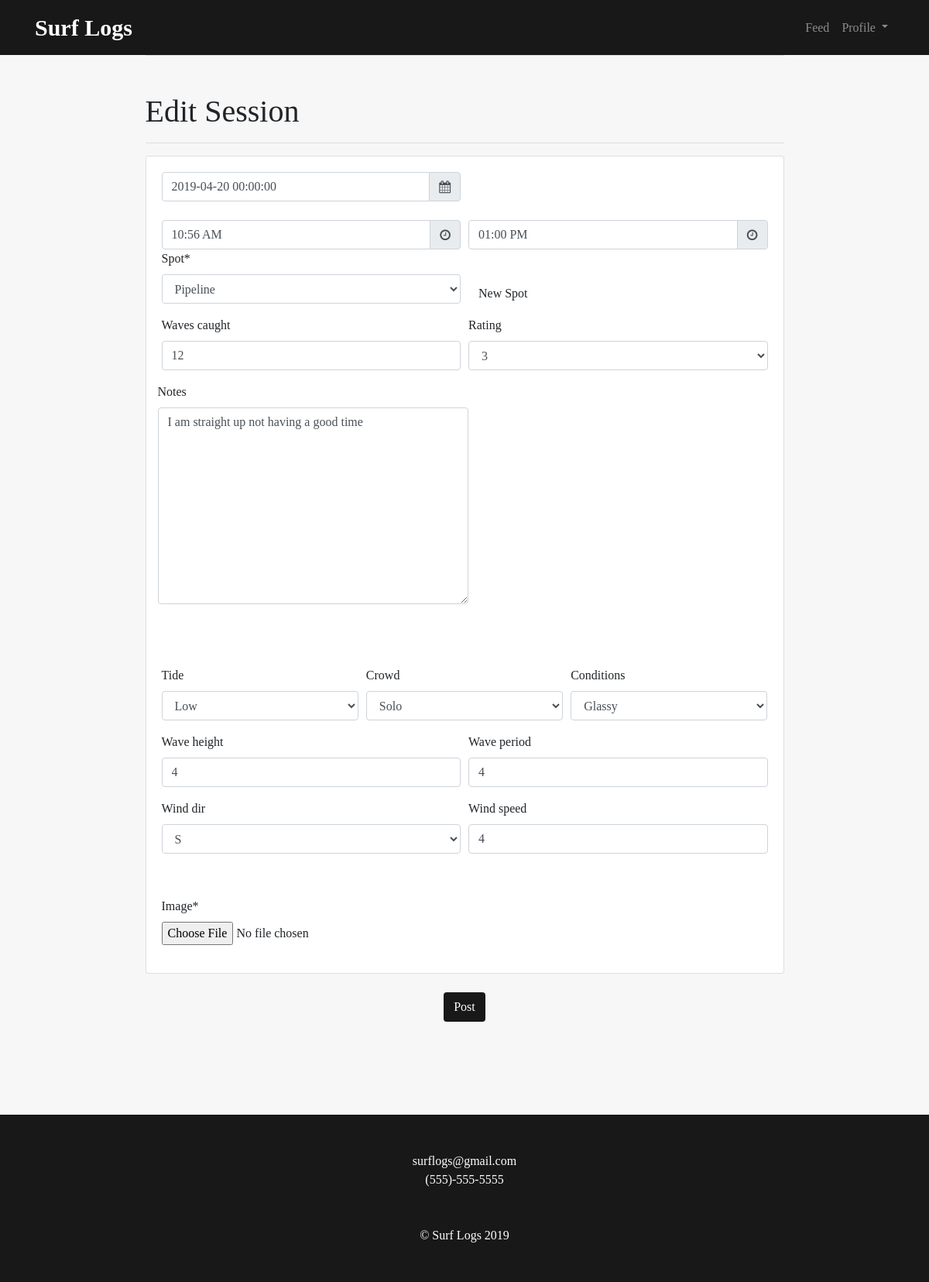
The app's page /edit_session/3 (signed in) with its own data.
### logs/models.py (models this page shows, shortened)
class Session(models.Model):
    session_id =     models.AutoField(primary_key=True)
    date =           models.DateTimeField('session date')
    start_time =     models.TimeField('start time')
    end_time = 	     models.TimeField('end time')
    wave_data =      models.ForeignKey(Wave_Data, on_delete=models.CASCADE)
    spot =           models.ForeignKey(Spot, on_delete=models.CASCADE, default=0)
    user =           models.ForeignKey(User, on_delete=models.CASCADE)
    notes =          models.TextField(max_length=500, blank=True)
    waves_caught = 	 models.IntegerField(default=0)
    rating =         models.IntegerField(default=0)

class Wave_Data(models.Model):
    wave_data_id =  models.AutoField(primary_key=True)
    date =          models.DateField('date', default=timezone.now)
    time =          models.TimeField('time', default=timezone.now)
    spot =          models.ForeignKey(Spot, on_delete=models.CASCADE, default=1)
    tide =          models.CharField(max_length=200)
    crowd =         models.CharField(max_length=200)
    wind_dir =      models.CharField(max_length=200)
    wave_height =   models.IntegerField(default=0)
    wave_period =   models.CharField(max_length=200)
    wind_speed =    models.CharField(max_length=200)
    conditions =    models.CharField(max_length=200)

### logs/views.py (the view)
# urls.py: path('edit_session/<int:session_id>', views.edit_session, name='edit_session'),
def edit_session(request, session_id):
    session = get_object_or_404(Session, pk=session_id)
    errors = ''
    if request.user and request.user.username != '':
        user = request.user
    else:
        return redirect('logs:signin')
    if user:
        if request.method == 'POST':
            session_post_form = SessionForm(request.POST, instance=session)
            wave_data_form = WaveDataForm(request.POST, instance=session.wave_data)
            new_spot_form = NewSpotForm(request.POST)
            image_form = ImageUploadForm(request.POST, request.FILES)
            print(request.FILES)
            if session_post_form.is_valid() and wave_data_form.is_valid() and image_form.is_valid():
                session = session_post_form.save(commit=False)
                wave_data = wave_data_form.save(commit=False)
                photo = image_form.save()
                print(photo.image)
                print(request.FILES)
                wave_data.spot = session.spot
                wave_data.date = session.date
                wave_data.time = session.end_time
                session.user = user
                wave_data.save()
                session.wave_data = wave_data
                session.save()
                print(session.session_id)
                photo.referencing_id = session.session_id
                photo.save()
                return redirect('logs:detail',session.session_id)
            else:
                errors = [
                        session_post_form.errors,
                        wave_data_form.errors,
                        image_form.errors
                ]
        else:
            session_post_form = SessionForm(instance=session)
            wave_data_form = WaveDataForm(instance=session.wave_data)
            new_spot_form = NewSpotForm()
            image_form = ImageUploadForm()
    else:
        return redirect('logs:signin')
    context = {
        'user':user,
        'type':"Edit",
        'session_post_form':session_post_form,
        'wave_data_form':wave_data_form,
        'new_spot_form':new_spot_form,
        'image_form':image_form,
        'errors':errors
    }
    return render(request, 'logs/post_session.html', context)

### logs/forms.py
class SessionForm(ModelForm):
    waves_caught = 	 forms.IntegerField(required=False)
    rating =         forms.ChoiceField(choices=RATINGS,required=False)
    class Meta:
        model = Session
        fields = (
            'date',
            'start_time',
            'end_time',
            'spot',
            'waves_caught',
            'rating',
            'notes'
        )
        widgets = {
            'date': forms.DateTimeInput( attrs={
                'class': 'form-control datetimepicker-input',
                'data-target': '#datetimepicker1'
            }),
            'start_time': forms.TimeInput( attrs={
                'class': 'form-control datetimepicker-input',
                'data-target': '#datetimepicker3'
            }),
            'end_time': forms.TimeInput( attrs={
                'class': 'form-control datetimepicker-input',
                'data-target': '#datetimepicker4'
            })
        }

class WaveDataForm(ModelForm):
    tide =          forms.ChoiceField(choices=TIDES,required=False)
    crowd =         forms.ChoiceField(choices=CROWDS,required=False)
    wind_dir =      forms.ChoiceField(choices=DIRECTIONS,required=False)
    wave_height =   forms.IntegerField(required=False)
    wave_period =   forms.CharField(required=False)
    wind_speed =    forms.CharField(required=False)
    conditions =    forms.ChoiceField(choices=CONDITIONS,required=False)
    class Meta:
        model = Wave_Data
        fields = (
            'tide',
            'crowd',
            'wind_dir',
            'wave_height',
            'wave_period',
            'wind_speed',
            'conditions',
            'spot'
        )

### logs/models.py (called while the page is built)
    def __str__(self):
        return self.name

### logs/templates/logs/post_session.html (shortened to what this page needs)
{% extends 'base.html' %}
{% load static %}
{% load crispy_forms_tags %}
{% block content %}
<h1 class="mt-2">{{ type }} Session</h1>
<hr>
<form method="post" enctype="multipart/form-data" novalidate>
    <div class=card>
    <div class="card-body">
        <div class="form-row">
            <div class="input-group date col-md-6 mb-0" id="datetimepicker1" data-target-input="nearest">
                {{ session_post_form.date }}
                <div class="input-group-append" data-target="#datetimepicker1" data-toggle="datetimepicker">
                    <div class="input-group-text"><i class="fa fa-calendar"></i></div>
                </div>
            </div>
            <div class="form-group col-md-6 mb-0">
            </div>
        </div>
        <br>
        <div class="form-row">
            <div class="input-group date col-md-6 mb-0" id="datetimepicker3" data-target-input="nearest">
                {{ session_post_form.start_time }}
                <div class="input-group-append" data-target="#datetimepicker3" data-toggle="datetimepicker">
                    <div class="input-group-text"><i class="fa fa-clock-o"></i></div>
                </div>
            </div>
            <div class="input-group date col-md-6 mb-0" id="datetimepicker4" data-target-input="nearest">
                {{ session_post_form.end_time }}
                <div class="input-group-append" data-target="#datetimepicker4" data-toggle="datetimepicker">
                    <div class="input-group-text"><i class="fa fa-clock-o"></i></div>
                </div>
            </div>
        </div>
        <div class="form-row">
            <div class="form-group col-md-6 mb-0">
                {{ session_post_form.spot|as_crispy_field }}
            </div>
            <div class="form-group col-md-6 mb-0">
                <p class="col-form-label text-white">""</p>
                <a href="{% url 'logs:new_spot' %}" class="btn" target="_blank"> New Spot </a>
            </div>
        </div>
        <div class="form-row">
            <div class="form-group col-md-6 mb-0">
                {{ session_post_form.waves_caught|as_crispy_field }}
            </div>
            <div class="form-group col-md-6 mb-0">
                {{ session_post_form.rating|as_crispy_field }}
            </div>
        </div>
        <div class="form-row">
            {{ session_post_form.notes|as_crispy_field }}
        </div>
    </div>
    <br>
    <div class="card-body">
        <div class="form-row">
            <div class="form-group col-md-4 mb-0">
                {{ wave_data_form.tide|as_crispy_field }}
            </div>
            <div class="form-group col-md-4 mb-0">
                {{ wave_data_form.crowd|as_crispy_field }}
            </div>
            <div class="form-group col-md-4 mb-0">
                {{ wave_data_form.conditions|as_crispy_field }}
            </div>
        </div>
        <div class="form-row">
            <div class="form-group col-md-6 mb-0">
                {{ wave_data_form.wave_height|as_crispy_field }}
            </div>
            <div class="form-group col-md-6 mb-0">
                {{ wave_data_form.wave_period|as_crispy_field }}
            </div>
        </div>
        <div class="form-row">
            <div class="form-group col-md-6 mb-0">
                {{ wave_data_form.wind_dir|as_crispy_field }}
            </div>
            <div class="form-group col-md-6 mb-0">
                {{ wave_data_form.wind_speed|as_crispy_field }}
            </div>
        </div>
    </div>
    <div class="card-body">
        {{ image_form|crispy }}
    </div>
    </div>
    <br>
    <div class="center">
        <button type="submit" class="btn nav-color text-white">Post</button>
    </div>
    <br>
</form>
{% endblock %}

### logs/static/logs/surfLogs.css (style rules this page uses)
.nav-color { background-color: #181819; }
.center { display: flex; justify-content: center; }

### records on screen
Session: date "2019-04-20 00:00:00", start_time "10:56 AM", end_time "01:00 PM", spot "Pipeline", waves_caught "12", rating "3", notes "I am straight up not having a good time"
Wave_Data: tide "Low", crowd "Solo", conditions "Glassy", wave_height "4", wave_period "4", wind_dir "S", wind_speed "4"

### other values on screen
{{ type }} "Edit"
